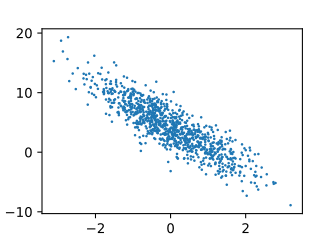

The Python source for this figure:
import torch
import random
from d2l import torch as d2l


def synthetic_data(w, b, nums_examples):
    """generate y = Xw + b + noise"""
    X = torch.normal(0, 1, (nums_examples, len(w)))
    y = torch.matmul(X, w) + b
    y += torch.normal(0, 0.1, y.shape)
    return X, y.reshape(-1, 1)


def data_iter(batch_size, labels, features):
    """yield mini-batch data"""
    num_samples = len(labels)
    indices = list(range(num_samples))
    random.shuffle(indices)
    for i in range(0, num_samples, batch_size):
        index = torch.tensor(indices[i : min(i + batch_size, num_samples)])
        yield features[index], labels[index]


def linear_model(X, w, b):
    """linear model :y = xw + b"""
    return torch.matmul(X, w) + b


def loss(y_hat, y):
    """loss function : l = (y_hat - y)^2 / 2"""
    return (y_hat - y.reshape(y_hat.shape)) ** 2 / 2


def init_params():
    """initialize w and b"""
    w = torch.normal(0, 0.1, size=(2, 1), requires_grad=True)
    b = torch.normal(0, 0.1, size=(1, 1), requires_grad=True)
    return w, b


def sgd(params, lr, batch_size):
    """mini-batch stochastic gradient descent"""
    with torch.no_grad():
        for param in params:
            param -= lr * param.grad / batch_size


if __name__ == "__main__":
    real_w = torch.tensor([2, -3.4])
    real_b = 4.2
    features, labels = synthetic_data(real_w, real_b, 1000)
    d2l.set_figsize()
    d2l.plt.scatter(features[:, 1].detach().numpy(), labels[:].detach().numpy(), 1)
    d2l.plt.savefig("3.2linereg_model.svg")

    for X, y in data_iter(10, labels, features):
        print(X, y)
        break
    init_w, init_b = init_params()
    lr = 0.01
    epochs = 10
    batch_size = 10
    for epoch in range(epochs):
        for X, y in data_iter(batch_size, labels, features):
            l = loss(linear_model(X, init_w, init_b), y)
            for param in [init_w, init_b]:  # 梯度清零
                if param.grad is not None:
                    param.grad.data.zero_()
            l.sum().backward()  # 批量数据迭代，需要叠加loss,然后去求梯度
            sgd([init_w, init_b], lr, batch_size)
        with torch.no_grad():
            train_l = loss(linear_model(features, init_w, init_b), labels)
            print(f"epoch:{epoch},loss:{train_l.mean()}")

    print(f"w的估计误差: {real_w - init_w.reshape(real_w.shape)}")
    print(f"b的估计误差: {real_b - init_b}")
